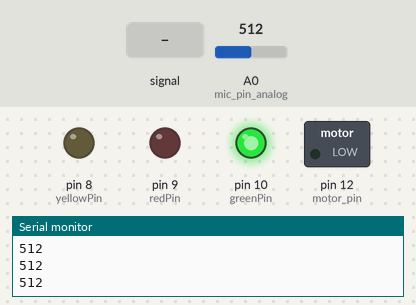
The sketch below on a simulated Arduino Uno, built with avr-gcc and run on an emulated ATmega328P. Parts: switched loads named in the sketch (green lamp = pin HIGH), output pins drawn as LEDs (lit = HIGH), the last lines printed to the serial monitor. Dashed ring = blinking. The inputs (shaded band) are chosen by the test bench; at power-on: A0 (mic_pin_analog) = 512.

Above: at 1.2 s.
1.3 s: A0 (mic_pin_analog) fed a 200 Hz sine of ±81 counts around its level
At 3.0 s:
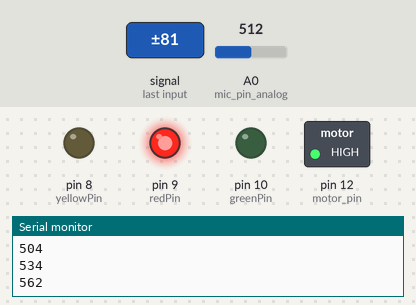
3.8 s: A0 (mic_pin_analog) fed a 2 Hz sine of ±306 counts around its level
At 4.63 s:
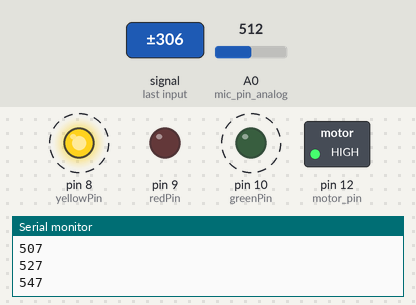
6.8 s: A0 (mic_pin_analog) set to 716
At 7.5 s:
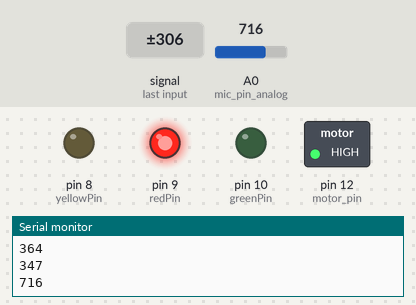
8.3 s: A0 (mic_pin_analog) set to 567
10.0 s: A0 (mic_pin_analog) set to 544
At 11.5 s:
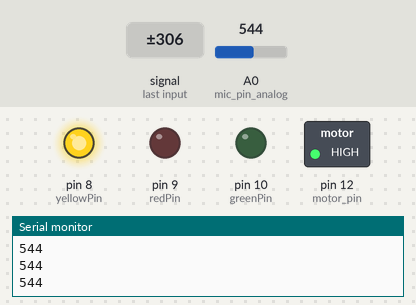
12.5 s: A0 (mic_pin_analog) set to 511
At 13.9 s:
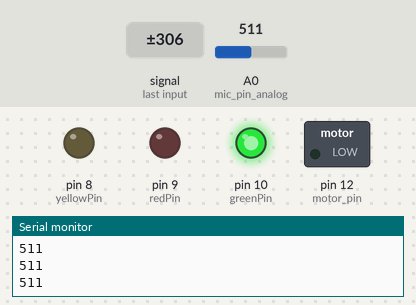
Timing chart, 0 to 15.0 s (numbered marks = the images above; inputs shaded):
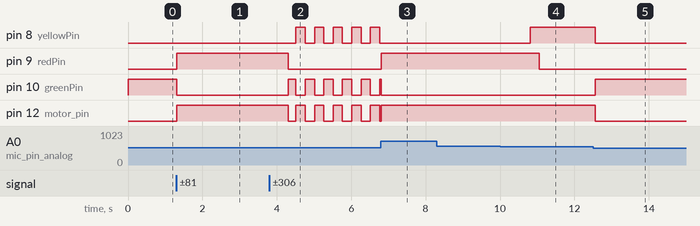

Measured:
- the behaviour switches between 555 and 554 on A0 (mic_pin_analog) (found by bisection; images 3 and 4)
- after the input at 1.3 s, pin 9 (redPin), pin 12 (motor_pin): LOW → HIGH at once; pin 10 (greenPin): HIGH → LOW at once
- after the input at 3.8 s, pin 8 (yellowPin): alternates HIGH for 0.25 s and LOW for 0.25 s, starting after 0.71 s; pin 9 (redPin): HIGH → LOW after 0.51 s; pin 10 (greenPin), pin 12 (motor_pin): alternates HIGH for 0.25 s and LOW for 0.25 s, starting after 0.51 s
- after the input at 6.8 s, pin 8 (yellowPin): stops changing and stays LOW; pin 9 (redPin): LOW → HIGH at once
- after the input at 10.0 s, pin 8 (yellowPin): LOW → HIGH after 0.81 s; pin 9 (redPin): HIGH → LOW after 1.1 s
- after the input at 12.5 s, pin 8 (yellowPin), pin 12 (motor_pin): HIGH → LOW after 0.06 s; pin 10 (greenPin): LOW → HIGH after 0.06 s

The sketch:

micorphone_ESP.ino
```cpp
//declare pin locations for microphone, motor, and LED

int mic_pin_analog= A0; // Set the analog pin for the microphone
const int mic_pin_digital=2; //mic digitsal in

int redPin = 9;
int greenPin = 10;
int yellowPin = 8;

int motor_pin=12;
int curr_lvl; //varaible for current noise level

//int loud=550, quiet=534;  //more sensetive
int loud=555, quiet=540;  //less sensetive

void setup() {

  //declare the input and output loads
  pinMode(motor_pin, OUTPUT); //output for motor

  pinMode(redPin, OUTPUT);    // output for different lights
  pinMode(greenPin, OUTPUT);
  pinMode(yellowPin, OUTPUT);

  pinMode(mic_pin_analog, INPUT); //input for mic

  Serial.begin(9600);  // Open serial communication at 9600 baud
}

void loop() {
  curr_lvl = analogRead(mic_pin_analog); // Read sound sensor value
  Serial.println(curr_lvl);  // Print sound sensor value to serial monitor

  if(curr_lvl>loud){
    Serial.println("\n");
    digitalWrite(motor_pin, HIGH);      // Turn on vibrating motor
    digitalWrite(redPin, HIGH);
    digitalWrite(greenPin, LOW);
    digitalWrite(yellowPin, LOW);
    delay(1000);
  }

  if (curr_lvl<loud && curr_lvl>quiet) {
    digitalWrite(greenPin, LOW);
    digitalWrite(yellowPin, HIGH);  // yellow light
    digitalWrite(motor_pin, HIGH);
    delay(250);

    digitalWrite(redPin, LOW);
  }
  if(digitalRead(yellowPin == HIGH)){
        digitalWrite(greenPin, LOW);
  }
  if(curr_lvl<quiet){
    digitalWrite(greenPin, HIGH);
    digitalWrite(motor_pin, LOW);       // Turn off vibrating motor
    digitalWrite(redPin, LOW);
    digitalWrite(yellowPin, LOW);
  }
}
```
